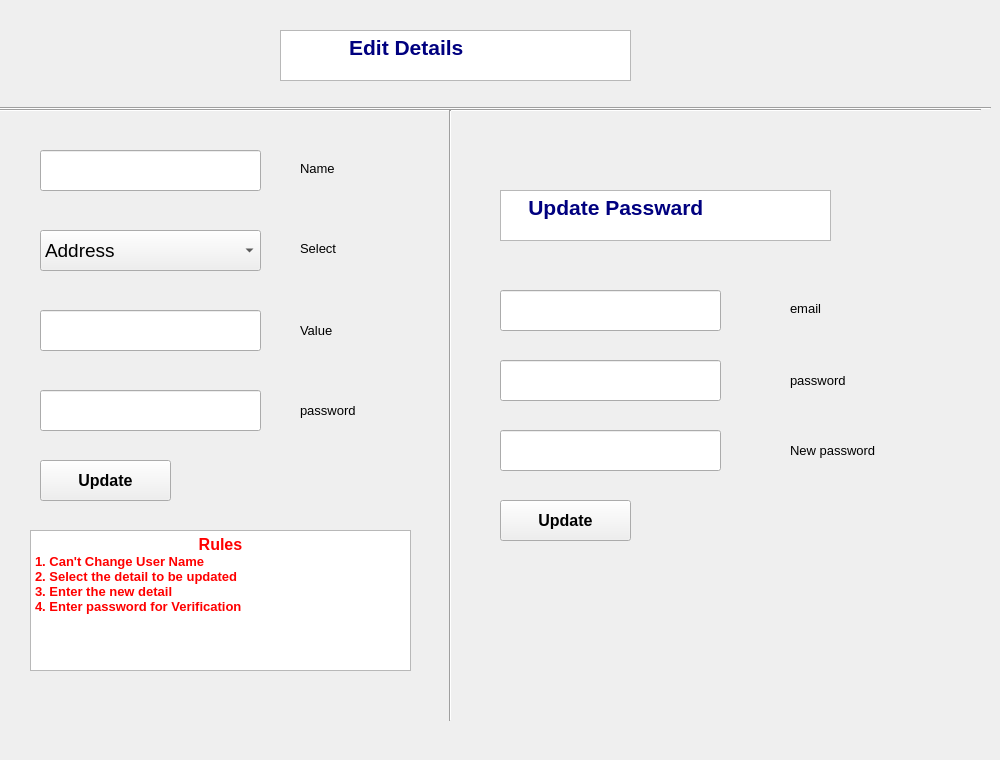
      <widget class="QWidget" name="tab_25">
       <attribute name="title">
        <string>Page</string>
       </attribute>
       <widget class="QLineEdit" name="lineEdit_97">
        <property name="geometry">
         <rect>
          <x>500</x>
          <y>290</y>
          <width>221</width>
          <height>41</height>
         </rect>
        </property>
        <property name="font">
         <font>
          <pointsize>10</pointsize>
         </font>
        </property>
       </widget>
       <widget class="QLineEdit" name="lineEdit_98">
        <property name="geometry">
         <rect>
          <x>500</x>
          <y>360</y>
          <width>221</width>
          <height>41</height>
         </rect>
        </property>
        <property name="font">
         <font>
          <pointsize>10</pointsize>
         </font>
        </property>
        <property name="echoMode">
         <enum>QLineEdit::Password</enum>
        </property>
       </widget>
       <widget class="QLineEdit" name="lineEdit_99">
        <property name="geometry">
         <rect>
          <x>500</x>
          <y>430</y>
          <width>221</width>
          <height>41</height>
         </rect>
        </property>
        <property name="font">
         <font>
          <pointsize>10</pointsize>
         </font>
        </property>
       </widget>
       <widget class="QPushButton" name="pushButton_53">
        <property name="geometry">
         <rect>
          <x>500</x>
          <y>500</y>
          <width>131</width>
          <height>41</height>
         </rect>
        </property>
        <property name="font">
         <font>
          <pointsize>12</pointsize>
          <weight>75</weight>
          <bold>true</bold>
         </font>
        </property>
        <property name="text">
         <string>Update</string>
        </property>
       </widget>
       <widget class="QLabel" name="label_86">
        <property name="geometry">
         <rect>
          <x>790</x>
          <y>300</y>
          <width>81</width>
          <height>16</height>
         </rect>
        </property>
        <property name="font">
         <font>
          <pointsize>10</pointsize>
         </font>
        </property>
        <property name="text">
         <string>email</string>
        </property>
       </widget>
       <widget class="QLabel" name="label_87">
        <property name="geometry">
         <rect>
          <x>790</x>
          <y>370</y>
          <width>81</width>
          <height>21</height>
         </rect>
        </property>
        <property name="font">
         <font>
          <pointsize>10</pointsize>
         </font>
        </property>
        <property name="text">
         <string>password</string>
        </property>
       </widget>
       <widget class="QLabel" name="label_88">
        <property name="geometry">
         <rect>
          <x>790</x>
          <y>440</y>
          <width>121</width>
          <height>21</height>
         </rect>
        </property>
        <property name="font">
         <font>
          <pointsize>10</pointsize>
         </font>
        </property>
        <property name="text">
         <string>New password</string>
        </property>
       </widget>
       <widget class="QLabel" name="label_70">
        <property name="geometry">
         <rect>
          <x>300</x>
          <y>160</y>
          <width>81</width>
          <height>16</height>
         </rect>
        </property>
        <property name="font">
         <font>
          <pointsize>10</pointsize>
         </font>
        </property>
        <property name="text">
         <string>Name</string>
        </property>
       </widget>
       <widget class="QTextBrowser" name="textBrowser_33">
        <property name="geometry">
         <rect>
          <x>280</x>
          <y>30</y>
          <width>351</width>
          <height>51</height>
         </rect>
        </property>
        <property name="html">
         <string>&lt;!DOCTYPE HTML PUBLIC &quot;-//W3C//DTD HTML 4.0//EN&quot; &quot;http://www.w3.org/TR/REC-html40/strict.dtd&quot;&gt;
&lt;html&gt;&lt;head&gt;&lt;meta name=&quot;qrichtext&quot; content=&quot;1&quot; /&gt;&lt;style type=&quot;text/css&quot;&gt;
p, li { white-space: pre-wrap; }
&lt;/style&gt;&lt;/head&gt;&lt;body style=&quot; font-family:'MS Shell Dlg 2'; font-size:7.8pt; font-weight:400; font-style:normal;&quot;&gt;
&lt;p style=&quot; margin-top:0px; margin-bottom:0px; margin-left:0px; margin-right:0px; -qt-block-indent:0; text-indent:0px;&quot;&gt;&lt;span style=&quot; font-size:16pt; font-weight:600; color:#00007f;&quot;&gt;           Edit Details&lt;/span&gt;&lt;/p&gt;&lt;/body&gt;&lt;/html&gt;</string>
        </property>
       </widget>
       <widget class="QLineEdit" name="lineEdit_79">
        <property name="geometry">
         <rect>
          <x>40</x>
          <y>150</y>
          <width>221</width>
          <height>41</height>
         </rect>
        </property>
        <property name="font">
         <font>
          <pointsize>10</pointsize>
         </font>
        </property>
       </widget>
       <widget class="QLineEdit" name="lineEdit_85">
        <property name="geometry">
         <rect>
          <x>40</x>
          <y>390</y>
          <width>221</width>
          <height>41</height>
         </rect>
        </property>
        <property name="font">
         <font>
          <pointsize>10</pointsize>
         </font>
        </property>
        <property name="echoMode">
         <enum>QLineEdit::Password</enum>
        </property>
       </widget>
       <widget class="QPushButton" name="pushButton_51">
        <property name="geometry">
         <rect>
          <x>40</x>
          <y>460</y>
          <width>131</width>
          <height>41</height>
         </rect>
        </property>
        <property name="font">
         <font>
          <pointsize>12</pointsize>
          <weight>75</weight>
          <bold>true</bold>
         </font>
        </property>
        <property name="text">
         <string>Update</string>
        </property>
       </widget>
       <widget class="Line" name="line_39">
        <property name="geometry">
         <rect>
          <x>0</x>
          <y>100</y>
          <width>981</width>
          <height>21</height>
         </rect>
        </property>
        <property name="orientation">
         <enum>Qt::Horizontal</enum>
        </property>
       </widget>
       <widget class="Line" name="line_40">
        <property name="geometry">
         <rect>
          <x>0</x>
          <y>100</y>
          <width>991</width>
          <height>16</height>
         </rect>
        </property>
        <property name="orientation">
         <enum>Qt::Horizontal</enum>
        </property>
       </widget>
       <widget class="Line" name="line_4">
        <property name="geometry">
         <rect>
          <x>440</x>
          <y>110</y>
          <width>21</width>
          <height>611</height>
         </rect>
        </property>
        <property name="orientation">
         <enum>Qt::Vertical</enum>
        </property>
       </widget>
       <widget class="QTextBrowser" name="textBrowser_38">
        <property name="geometry">
         <rect>
          <x>500</x>
          <y>190</y>
          <width>331</width>
          <height>51</height>
         </rect>
        </property>
        <property name="html">
         <string>&lt;!DOCTYPE HTML PUBLIC &quot;-//W3C//DTD HTML 4.0//EN&quot; &quot;http://www.w3.org/TR/REC-html40/strict.dtd&quot;&gt;
&lt;html&gt;&lt;head&gt;&lt;meta name=&quot;qrichtext&quot; content=&quot;1&quot; /&gt;&lt;style type=&quot;text/css&quot;&gt;
p, li { white-space: pre-wrap; }
&lt;/style&gt;&lt;/head&gt;&lt;body style=&quot; font-family:'MS Shell Dlg 2'; font-size:7.8pt; font-weight:400; font-style:normal;&quot;&gt;
&lt;p style=&quot; margin-top:0px; margin-bottom:0px; margin-left:0px; margin-right:0px; -qt-block-indent:0; text-indent:0px;&quot;&gt;&lt;span style=&quot; font-size:16pt; font-weight:600; color:#00007f;&quot;&gt;    Update Passward&lt;/span&gt;&lt;/p&gt;&lt;/body&gt;&lt;/html&gt;</string>
        </property>
       </widget>
       <widget class="QTextBrowser" name="textBrowser_6">
        <property name="geometry">
         <rect>
          <x>30</x>
          <y>530</y>
          <width>381</width>
          <height>141</height>
         </rect>
        </property>
        <property name="html">
         <string>&lt;!DOCTYPE HTML PUBLIC &quot;-//W3C//DTD HTML 4.0//EN&quot; &quot;http://www.w3.org/TR/REC-html40/strict.dtd&quot;&gt;
&lt;html&gt;&lt;head&gt;&lt;meta name=&quot;qrichtext&quot; content=&quot;1&quot; /&gt;&lt;style type=&quot;text/css&quot;&gt;
p, li { white-space: pre-wrap; }
&lt;/style&gt;&lt;/head&gt;&lt;body style=&quot; font-family:'MS Shell Dlg 2'; font-size:7.8pt; font-weight:400; font-style:normal;&quot;&gt;
&lt;p align=&quot;center&quot; style=&quot; margin-top:0px; margin-bottom:0px; margin-left:0px; margin-right:0px; -qt-block-indent:0; text-indent:0px;&quot;&gt;&lt;span style=&quot; font-size:12pt; font-weight:600; color:#ff0000;&quot;&gt;Rules&lt;/span&gt;&lt;/p&gt;
&lt;p style=&quot; margin-top:0px; margin-bottom:0px; margin-left:0px; margin-right:0px; -qt-block-indent:0; text-indent:0px;&quot;&gt;&lt;span style=&quot; font-size:10pt; font-weight:600; color:#ff0000;&quot;&gt;1. Can't Change User Name&lt;/span&gt;&lt;/p&gt;
&lt;p style=&quot; margin-top:0px; margin-bottom:0px; margin-left:0px; margin-right:0px; -qt-block-indent:0; text-indent:0px;&quot;&gt;&lt;span style=&quot; font-size:10pt; font-weight:600; color:#ff0000;&quot;&gt;2. Select the detail to be updated &lt;/span&gt;&lt;/p&gt;
&lt;p style=&quot; margin-top:0px; margin-bottom:0px; margin-left:0px; margin-right:0px; -qt-block-indent:0; text-indent:0px;&quot;&gt;&lt;span style=&quot; font-size:10pt; font-weight:600; color:#ff0000;&quot;&gt;3. Enter the new detail &lt;/span&gt;&lt;/p&gt;
&lt;p style=&quot; margin-top:0px; margin-bottom:0px; margin-left:0px; margin-right:0px; -qt-block-indent:0; text-indent:0px;&quot;&gt;&lt;span style=&quot; font-size:10pt; font-weight:600; color:#ff0000;&quot;&gt;4. Enter password for Verification &lt;/span&gt;&lt;/p&gt;&lt;/body&gt;&lt;/html&gt;</string>
        </property>
       </widget>
       <widget class="QComboBox" name="comboBox_2">
        <property name="geometry">
         <rect>
          <x>40</x>
          <y>230</y>
          <width>221</width>
          <height>41</height>
         </rect>
        </property>
        <property name="font">
         <font>
          <pointsize>14</pointsize>
          <weight>50</weight>
          <italic>false</italic>
          <bold>false</bold>
         </font>
        </property>
        <item>
         <property name="text">
          <string>Address</string>
         </property>
        </item>
        <item>
         <property name="text">
          <string>age</string>
         </property>
        </item>
        <item>
         <property name="text">
          <string>gender</string>
         </property>
        </item>
        <item>
         <property name="text">
          <string>phone</string>
         </property>
        </item>
       </widget>
       <widget class="QLabel" name="label_74">
        <property name="geometry">
         <rect>
          <x>300</x>
          <y>240</y>
          <width>81</width>
          <height>16</height>
         </rect>
        </property>
        <property name="font">
         <font>
          <pointsize>10</pointsize>
         </font>
        </property>
        <property name="text">
         <string>Select </string>
        </property>
       </widget>
       <widget class="QLabel" name="label_75">
        <property name="geometry">
         <rect>
          <x>300</x>
          <y>400</y>
          <width>91</width>
          <height>21</height>
         </rect>
        </property>
        <property name="font">
         <font>
          <pointsize>10</pointsize>
         </font>
        </property>
        <property name="text">
         <string>password</string>
        </property>
       </widget>
       <widget class="QLineEdit" name="lineEdit_87">
        <property name="geometry">
         <rect>
          <x>40</x>
          <y>310</y>
          <width>221</width>
          <height>41</height>
         </rect>
        </property>
        <property name="font">
         <font>
          <pointsize>10</pointsize>
         </font>
        </property>
       </widget>
       <widget class="QLabel" name="label_76">
        <property name="geometry">
         <rect>
          <x>300</x>
          <y>320</y>
          <width>91</width>
          <height>21</height>
         </rect>
        </property>
        <property name="font">
         <font>
          <pointsize>10</pointsize>
         </font>
        </property>
        <property name="text">
         <string>Value</string>
        </property>
       </widget>
       <widget class="QLabel" name="label_12">
        <property name="geometry">
         <rect>
          <x>0</x>
          <y>110</y>
          <width>951</width>
          <height>641</height>
         </rect>
        </property>
        <property name="text">
         <string/>
        </property>
       </widget>
       <widget class="QLabel" name="label_26">
        <property name="geometry">
         <rect>
          <x>0</x>
          <y>110</y>
          <width>941</width>
          <height>611</height>
         </rect>
        </property>
        <property name="text">
         <string/>
        </property>
        <property name="pixmap">
         <pixmap>icons/rtryr.jpg</pixmap>
        </property>
       </widget>
       <zorder>label_26</zorder>
       <zorder>label_12</zorder>
       <zorder>lineEdit_97</zorder>
       <zorder>lineEdit_98</zorder>
       <zorder>lineEdit_99</zorder>
       <zorder>pushButton_53</zorder>
       <zorder>label_86</zorder>
       <zorder>label_87</zorder>
       <zorder>label_88</zorder>
       <zorder>label_70</zorder>
       <zorder>textBrowser_33</zorder>
       <zorder>lineEdit_79</zorder>
       <zorder>lineEdit_85</zorder>
       <zorder>pushButton_51</zorder>
       <zorder>line_39</zorder>
       <zorder>line_40</zorder>
       <zorder>line_4</zorder>
       <zorder>textBrowser_38</zorder>
       <zorder>textBrowser_6</zorder>
       <zorder>comboBox_2</zorder>
       <zorder>label_74</zorder>
       <zorder>label_75</zorder>
       <zorder>lineEdit_87</zorder>
       <zorder>label_76</zorder>
      </widget>
